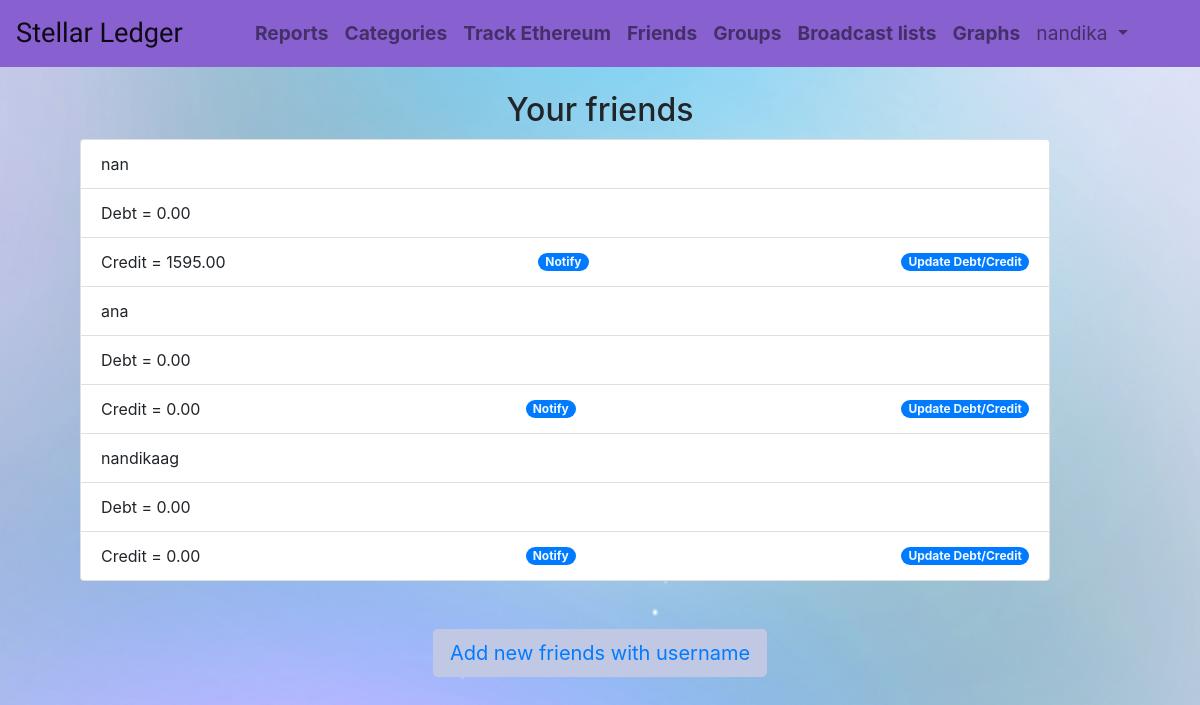
Page /friends/viewfriend/ (signed in) on the earlier database version.
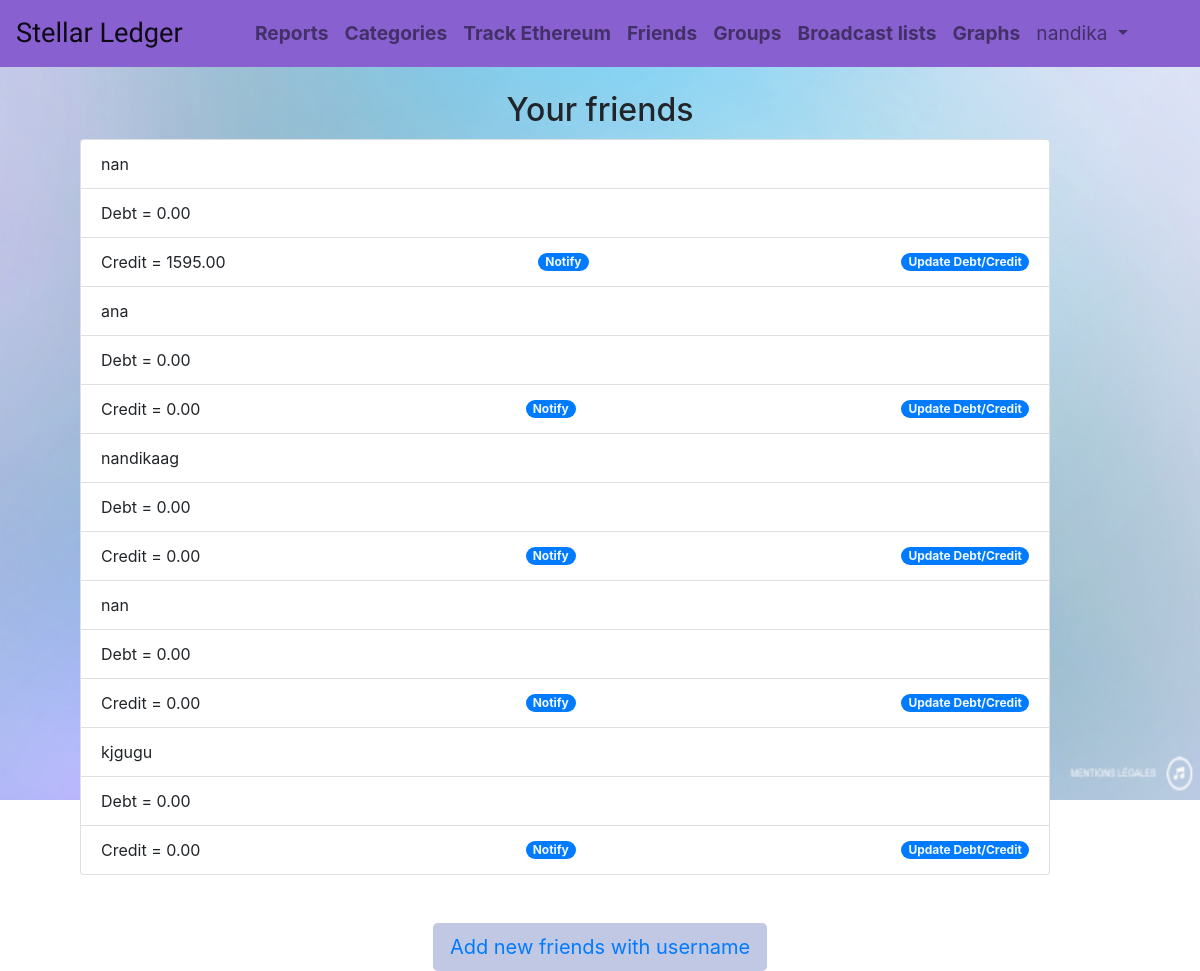
Same page on the later database version.
### friends/models.py (models this page shows)
class Friend(models.Model):
    user = models.ForeignKey(User, on_delete=models.CASCADE)
    friend_username = models.CharField(max_length=20)
    debt = models.DecimalField(default=0.00, decimal_places=2, max_digits=10, blank=True)
    credit = models.DecimalField(default=0.00, decimal_places=2, max_digits=10, blank=True)
    date = models.DateField(default=date.today(), blank=True)
    due_date = models.DateField(null=True, blank=True)

### friends/views.py (called while the page is built)
@verified_email_required
def view_friends(request):
    friend = Friend.objects.filter(user=request.user)
    return render(request, "friends/friends.html", context={
        'friend': friend
    })

### templates/friends/friends.html
{% extends '../base.html' %}
{% block content %}
{% include '../navbar.html' %}
<br>
<h2 style="text-align: center;">Your friends</h2>
<ul class="list-group padding">
    {% for f in friend %}
    <li class="list-group-item d-flex justify-content-between align-items-center">
    {{ f.friend_username }}
    <li class="list-group-item d-flex justify-content-between align-items-center">
        Debt = {{ f.debt }}
    <li class="list-group-item d-flex justify-content-between align-items-center">
        Credit = {{ f.credit }}
        <span class="badge badge-primary badge-pill"><a href="{% url 'notify' f.friend_username %}" style="color:aliceblue">Notify</a></span>
    <span class="badge badge-primary badge-pill"><a href="{% url 'adddebt' f.friend_username %}" style="color:aliceblue">Update Debt/Credit</a></span>
    </li>
    </li>
    </li>
    {% endfor %}
</ul>
<br>
<br>
<div class=" d-flex align-items-center justify-content-center">
    <button type="button" class="btn btn-lg" style="background-color: #c1c8e4 !important;"><a href="{% url 'addfriend' %}">Add new friends with username</a></button>
</div>
{% endblock %}

### templates/base.html (shortened to what this page needs)
{% load static %}
<!DOCTYPE html>
<html lang="en">
<head>
    <link rel="stylesheet" href="{% static 'styles.css' %}">
    <link rel="stylesheet" href="https://cdn.jsdelivr.net/npm/bootstrap@4.4.1/dist/css/bootstrap.min.css">
</head>
<body style="
    background-image: url('static/imgs/bg.png');
    height: 100vh;
    width: 100vw;
    background-repeat: no-repeat;
    background-size: 100% 100%;
">
    {% block navbar %}
    {% endblock %}
    {% block content %}
    {% endblock %}
</body>
</html>

### templates/navbar.html (shortened to what this page needs)
{% extends './base.html' %}
{% block navbar %}
<nav class="navbar navbar-expand-lg navbar-light" style="background-color: #8860d0;">
    <a style="font-family: Sofia, sans-serif; font-size: 170%;" class="navbar-brand" href="{% url 'home' %}">Stellar Ledger</a>
    <div class="collapse navbar-collapse justify-content-center" id="navbarNavDropdown" style=" font-size: 120%; font-weight: bold;">
      <ul class="navbar-nav">
        <li class="nav-item">
          <a class="nav-link" href="{% url 'viewTransaction' %}">Reports</a>
        </li>
        <li class="nav-item">
          <a class="nav-link" href="{% url 'viewCategories' %}">Categories</a>
        </li>
        <li class="nav-item">
          <a class="nav-link" href="#">Track Ethereum</a>
        </li>
        <li class="nav-item">
          <a class="nav-link" href="{% url 'viewFriend' %}">Friends</a>
        </li>
        <li class="nav-item">
          <a class="nav-link" href="#broadcast">Groups</a>
        </li>
        <li class="nav-item">
          <a class="nav-link" href="#broadcast">Broadcast lists</a>
        </li>
        <li class="nav-item">
          <a class="nav-link" href="#graph">Graphs</a>
        </li>
        {% if user.is_authenticated %}
        <li class="nav-item dropdown">
          <button class="nav-link dropdown-toggle" onclick="dropdown()" data-toggle="dropdown" aria-haspopup="true" aria-expanded="false" style="background-color: #8860d0;">
            {{ user.username }}
          </button>
        </li>
        {% else %}
        <li class="nav-item">
          <a class="nav-link" href="{% url 'account_login' %}">login</a>
        </li>
        {% endif %}
      </ul>
    </div>
  </nav>
{% endblock %}

### static/styles.css (style rules this page uses)
.padding { margin-top: 10px; margin-bottom: 10px; margin-right: 150px; margin-left: 80px; }
button { border: none; }

Differences in the rows shown:
added Friend: friend_username "nan", debt "0.00", credit "0.00"
added Friend: friend_username "kjgugu", debt "0.00", credit "0.00"
